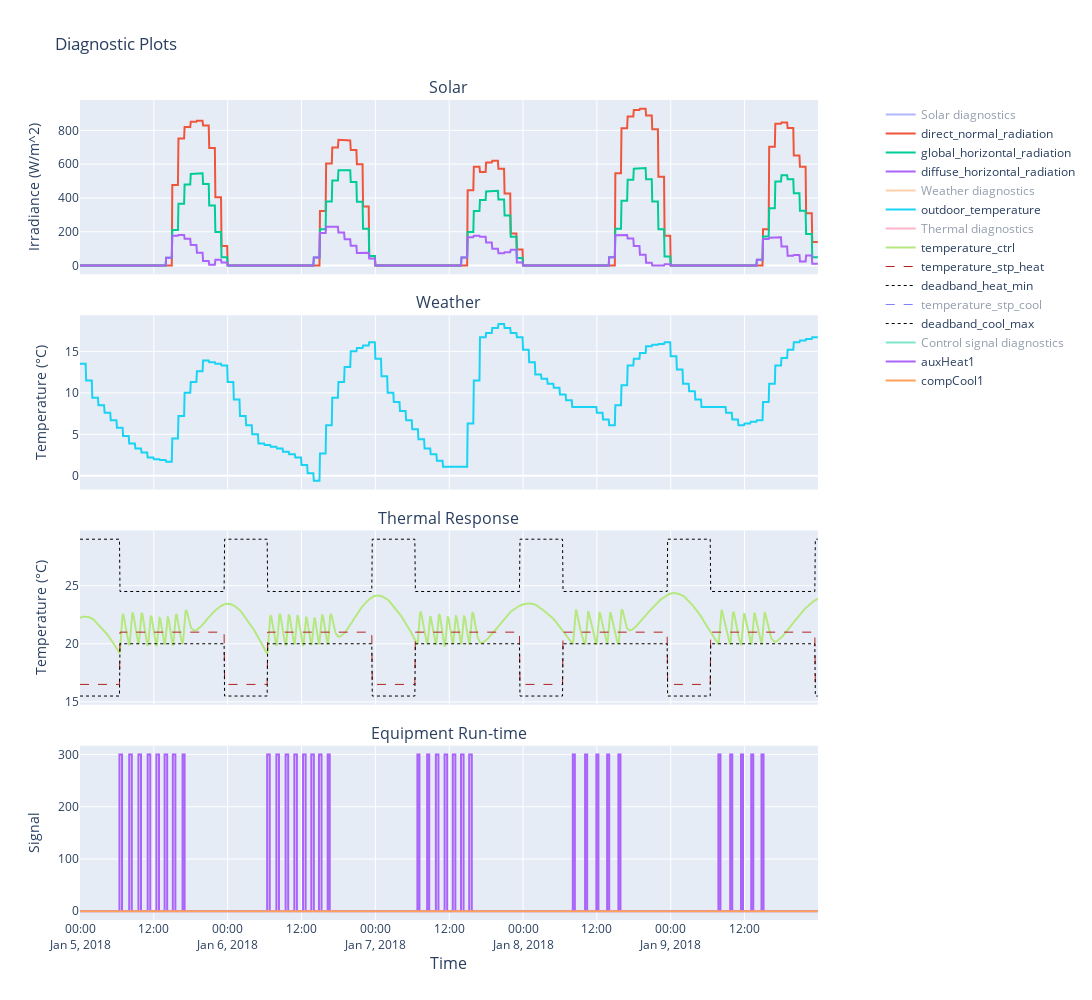

Notebook code cell kept with this figure:
### Markdown cell above
## View the Outputs
The final step is to use the OutputAnalysis object to create some preliminary plots based on the output data.

### Code cell
sim_analysis = OutputAnalysis(simulator.simulations, dummy_data_client.internal_spec)
sim_analysis.diagnostic_plot(show=True, actuals=False)

### Figure 1 — Plotly figure (JSON) as saved in the notebook; plotly's stock layout.template omitted (floating-point values rounded to 4 significant figures; data arrays with more than 128 entries replaced by an {"elided": "..."} marker saying what was removed)
{"data": [{"mode": "lines", "name": "Solar diagnostics", "type": "scatter", "visible": "legendonly", "x": {"elided": "1440 str values"}, "xaxis": "x", "y": {"elided": "1440 int values"}, "yaxis": "y"}, {"hoverlabel": {"namelength": -1}, "mode": "lines", "name": "direct_normal_radiation", "type": "scatter", "x": {"elided": "1440 str values"}, "xaxis": "x", "y": {"elided": "1440 int values"}, "yaxis": "y"}, {"hoverlabel": {"namelength": -1}, "mode": "lines", "name": "global_horizontal_radiation", "type": "scatter", "x": {"elided": "1440 str values"}, "xaxis": "x", "y": {"elided": "1440 int values"}, "yaxis": "y"}, {"hoverlabel": {"namelength": -1}, "mode": "lines", "name": "diffuse_horizontal_radiation", "type": "scatter", "x": {"elided": "1440 str values"}, "xaxis": "x", "y": {"elided": "1440 int values"}, "yaxis": "y"}, {"mode": "lines", "name": "Weather diagnostics", "type": "scatter", "visible": "legendonly", "x": {"elided": "1440 str values"}, "xaxis": "x2", "y": {"elided": "1440 int values"}, "yaxis": "y2"}, {"hoverlabel": {"namelength": -1}, "mode": "lines", "name": "outdoor_temperature", "type": "scatter", "x": {"elided": "1440 str values"}, "xaxis": "x2", "y": {"elided": "1440 float values"}, "yaxis": "y2"}, {"mode": "lines", "name": "Thermal diagnostics", "type": "scatter", "visible": "legendonly", "x": {"elided": "1440 str values"}, "xaxis": "x3", "y": {"elided": "1440 int values"}, "yaxis": "y4"}, {"hoverlabel": {"namelength": -1}, "mode": "lines", "name": "temperature_ctrl", "type": "scatter", "x": {"elided": "1440 str values"}, "xaxis": "x3", "y": {"elided": "1440 float values"}, "yaxis": "y4"}, {"hoverlabel": {"namelength": -1}, "line": {"color": "firebrick", "dash": "dash", "width": 1}, "mode": "lines", "name": "temperature_stp_heat", "type": "scatter", "x": {"elided": "1440 str values"}, "xaxis": "x3", "y": {"elided": "1440 float values"}, "yaxis": "y4"}, {"hoverlabel": {"namelength": -1}, "line": {"color": "black", "dash": "dot", "width": 1}, "mode": "lines", "name": "deadband_heat_min", "type": "scatter", "x": {"elided": "1440 str values"}, "xaxis": "x3", "y": {"elided": "1440 float values"}, "yaxis": "y4"}, {"hoverlabel": {"namelength": -1}, "line": {"color": "blue", "dash": "dash", "width": 1}, "mode": "lines", "name": "temperature_stp_cool", "type": "scatter", "visible": "legendonly", "x": {"elided": "1440 str values"}, "xaxis": "x3", "y": {"elided": "1440 float values"}, "yaxis": "y4"}, {"hoverlabel": {"namelength": -1}, "line": {"color": "black", "dash": "dot", "width": 1}, "mode": "lines", "name": "deadband_cool_max", "type": "scatter", "x": {"elided": "1440 str values"}, "xaxis": "x3", "y": {"elided": "1440 float values"}, "yaxis": "y4"}, {"mode": "lines", "name": "Control signal diagnostics", "type": "scatter", "visible": "legendonly", "x": {"elided": "1440 str values"}, "xaxis": "x4", "y": {"elided": "1440 int values"}, "yaxis": "y6"}, {"hoverlabel": {"namelength": -1}, "line": {"shape": "vh"}, "mode": "lines", "name": "auxHeat1", "type": "scatter", "x": {"elided": "1440 str values"}, "xaxis": "x4", "y": {"elided": "1440 int values"}, "yaxis": "y6"}, {"hoverlabel": {"namelength": -1}, "line": {"shape": "vh"}, "mode": "lines", "name": "compCool1", "type": "scatter", "x": {"elided": "1440 str values"}, "xaxis": "x4", "y": {"elided": "1440 int values"}, "yaxis": "y6"}], "layout": {"annotations": [{"font": {"size": 16}, "showarrow": false, "text": "Solar", "x": 0.47, "xanchor": "center", "xref": "paper", "y": 1, "yanchor": "bottom", "yref": "paper"}, {"font": {"size": 16}, "showarrow": false, "text": "Weather", "x": 0.47, "xanchor": "center", "xref": "paper", "y": 0.7375, "yanchor": "bottom", "yref": "paper"}, {"font": {"size": 16}, "showarrow": false, "text": "Thermal Response", "x": 0.47, "xanchor": "center", "xref": "paper", "y": 0.475, "yanchor": "bottom", "yref": "paper"}, {"font": {"size": 16}, "showarrow": false, "text": "Equipment Run-time", "x": 0.47, "xanchor": "center", "xref": "paper", "y": 0.2125, "yanchor": "bottom", "yref": "paper"}, {"font": {"size": 16}, "showarrow": false, "text": "Time", "x": 0.47, "xanchor": "center", "xref": "paper", "y": 0, "yanchor": "top", "yref": "paper", "yshift": -30}], "autosize": false, "height": 1000, "hovermode": "x unified", "title": {"text": "Diagnostic Plots"}, "width": 1500, "xaxis": {"anchor": "y", "autorange": true, "domain": [0, 0.94], "matches": "x4", "range": ["2018-01-05", "2018-01-09 23:55"], "showticklabels": false, "type": "date"}, "xaxis2": {"anchor": "y2", "autorange": true, "domain": [0, 0.94], "matches": "x4", "range": ["2018-01-05", "2018-01-09 23:55"], "showticklabels": false, "type": "date"}, "xaxis3": {"anchor": "y4", "autorange": true, "domain": [0, 0.94], "matches": "x4", "range": ["2018-01-05", "2018-01-09 23:55"], "showticklabels": false, "type": "date"}, "xaxis4": {"anchor": "y6", "autorange": true, "domain": [0, 0.94], "range": ["2018-01-05", "2018-01-09 23:55"], "type": "date"}, "yaxis": {"anchor": "x", "autorange": true, "domain": [0.7875, 1], "range": [-51.56, 979.6], "title": {"text": "Irradiance (W/m^2)"}, "type": "linear"}, "yaxis2": {"anchor": "x2", "autorange": true, "domain": [0.525, 0.7375], "range": [-1.65, 19.35], "title": {"text": "Temperature (°C)"}, "type": "linear"}, "yaxis3": {"anchor": "x2", "overlaying": "y2", "side": "right", "title": {"text": "Temperature (°C)"}}, "yaxis4": {"anchor": "x3", "autorange": true, "domain": [0.2625, 0.475], "range": [14.75, 29.75], "title": {"text": "Temperature (°C)"}, "type": "linear"}, "yaxis5": {"anchor": "x3", "overlaying": "y4", "side": "right", "title": {"text": "Temperature (°C)"}}, "yaxis6": {"anchor": "x4", "autorange": true, "domain": [0, 0.2125], "range": [-16.67, 316.7], "title": {"text": "Signal"}, "type": "linear"}}}
